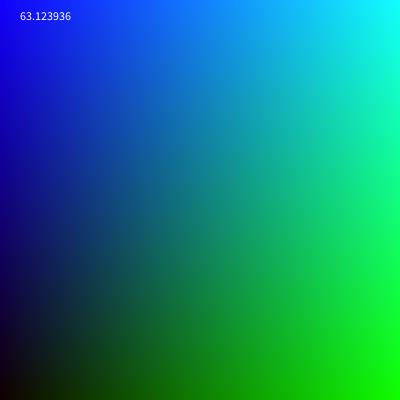
Frame 1 (no input)
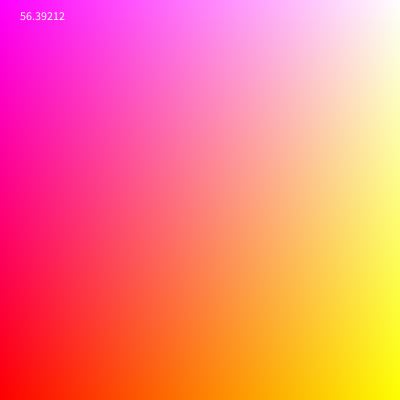
Frame 60 (the mouse pressed at the canvas centre just before this capture)
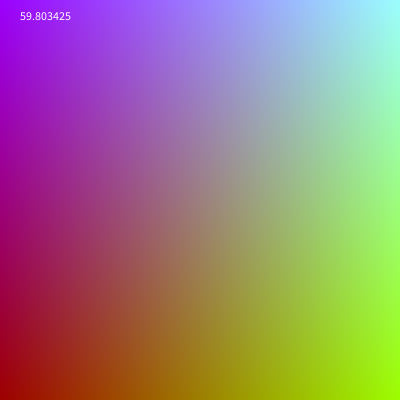
Frame 120 (the mouse held since frame 60 and released just before this capture)

The Processing sketch that drew these frames (run headless with seeded random() and noise(); from frame 60 on, the mouse is pressed at the canvas centre):

// Processing sketch: template
// ── template.pde

PVector iResolution;

color sim_fragshader(PVector FragCoord, float t) {
    PVector st = new PVector(FragCoord.x / iResolution.x, FragCoord.y / iResolution.y);
    
    return color(abs(sin(t)), st.x, st.y, 1.0);  
}

float smoothstep(float start, float stop, float val) {
    if (val < start) return 0.0f;
    if (val >= stop) return 1.0f;
    float k = constrain((val-start)/(stop-start), 0, 1);
    return k*k*(-2*k+3);
}

float step(float val, float threshold) {
    return(val>threshold ? 1.: 0.);
}

void setup() { 
    size(400, 400);
    colorMode(RGB, 1);
    iResolution = new PVector(width, height);
} 

void draw() { 
    loadPixels();
    for (float j = height - 1; j >= 0; --j) {
        for (float i = 0; i < width; ++i) {
            pixels[int(j*width + i)] = sim_fragshader(new PVector(i, height-1-j), millis()/1000.);
        }
    }
    updatePixels();
    text(str(frameRate), 20, 20);
} 
